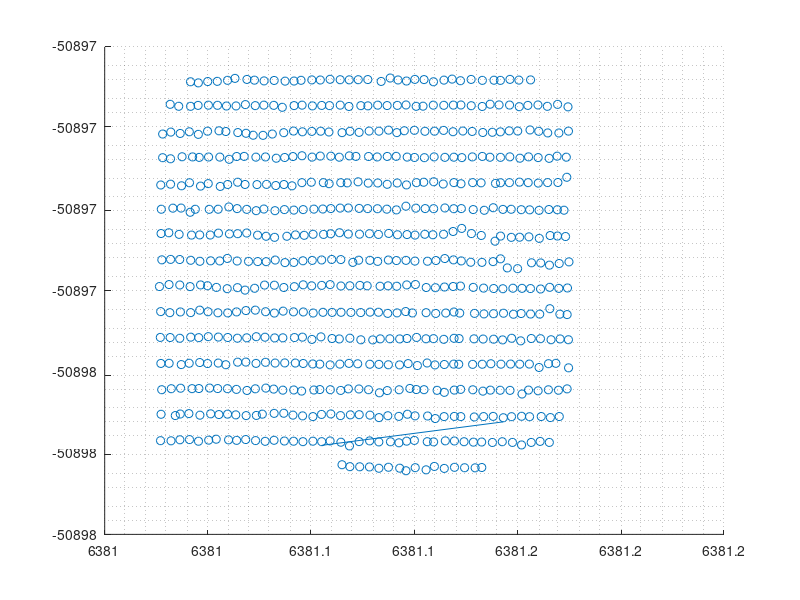

The MATLAB script that drew this image:
clear; clc;
% load('Staloc.dat')
% Stalon = Staloc(:,1);
% Stalat = Staloc(:,2);
Staloc = load("sta_in.mat");
Stalon = Staloc.lon_sta';
Stalat = Staloc.lat_sta';
%%
file = load("Vs_inter.mat");
Vs_full = file.vs_inter;
mx = file.x;
my = file.y;
mz = file.z;

Clat1 = min(my); Clat2 = max(my);
Xlon = min(mx); Ylat = max(mx);
lonunit = 2*pi*6359.752/360*cos((Clat1+Clat2)/2/180*pi)*1e3; % unit length of longitude                                    
latunit = 2*pi*6378.137/360*1e3; % unit length of latitude                        

nsta = length(Stalon);

staposx = zeros(nsta,1);
staposy = zeros(nsta,1);

staposx = (Stalon - Xlon)*lonunit;
staposy = (Stalat - Ylat)*latunit;
%% plot
scatter(staposx/1000,staposy/1000)
hold on
plot([staposx(400)/1000, staposx(100)/1000], [staposy(400)/1000, staposy(100)/1000])
grid minor
%% write
filename = 'stapos.dat';
fileid = fopen(filename,'w');
for i = 1:nsta
	sta = [staposx(i); staposy(i)];
% 	fprintf(fileid,'recv_%3.3d = %-f	%-f 	9000.0E3	%s\n',i,aft(1), aft(2), Staname{i});
    fprintf(fileid,'recv_%3.3d = %-f	%-f 	9000.0E3 \n',i,sta(1), sta(2));
end
fclose(fileid);

disp('haha');
